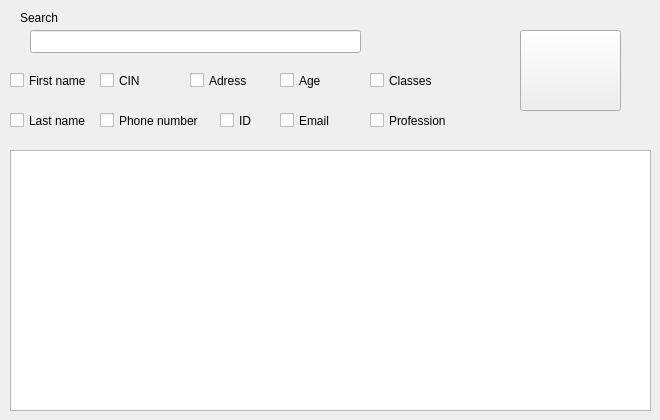
        <widget class="QWidget" name="tab_3">
         <attribute name="icon">
          <iconset resource="../Ressources.qrc">
           <normaloff>:/Icones/Ressources/Search.png</normaloff>:/Icones/Ressources/Search.png</iconset>
         </attribute>
         <attribute name="title">
          <string>search</string>
         </attribute>
         <widget class="QPushButton" name="pushButton">
          <property name="geometry">
           <rect>
            <x>520</x>
            <y>30</y>
            <width>101</width>
            <height>81</height>
           </rect>
          </property>
          <property name="cursor">
           <cursorShape>PointingHandCursor</cursorShape>
          </property>
          <property name="text">
           <string/>
          </property>
          <property name="icon">
           <iconset resource="../Ressources.qrc">
            <normaloff>:/Icones/Ressources/Search.png</normaloff>:/Icones/Ressources/Search.png</iconset>
          </property>
          <property name="iconSize">
           <size>
            <width>68</width>
            <height>68</height>
           </size>
          </property>
         </widget>
         <widget class="QLabel" name="label">
          <property name="geometry">
           <rect>
            <x>20</x>
            <y>10</y>
            <width>57</width>
            <height>15</height>
           </rect>
          </property>
          <property name="text">
           <string>Search</string>
          </property>
         </widget>
         <widget class="QLineEdit" name="lineEdit">
          <property name="geometry">
           <rect>
            <x>30</x>
            <y>30</y>
            <width>331</width>
            <height>23</height>
           </rect>
          </property>
         </widget>
         <widget class="QTableView" name="tableView">
          <property name="geometry">
           <rect>
            <x>10</x>
            <y>150</y>
            <width>641</width>
            <height>261</height>
           </rect>
          </property>
         </widget>
         <widget class="QCheckBox" name="FN">
          <property name="geometry">
           <rect>
            <x>10</x>
            <y>70</y>
            <width>85</width>
            <height>21</height>
           </rect>
          </property>
          <property name="text">
           <string>First name</string>
          </property>
         </widget>
         <widget class="QCheckBox" name="PN">
          <property name="geometry">
           <rect>
            <x>100</x>
            <y>110</y>
            <width>111</width>
            <height>21</height>
           </rect>
          </property>
          <property name="text">
           <string>Phone number</string>
          </property>
         </widget>
         <widget class="QCheckBox" name="ID">
          <property name="geometry">
           <rect>
            <x>220</x>
            <y>110</y>
            <width>51</width>
            <height>21</height>
           </rect>
          </property>
          <property name="text">
           <string>ID</string>
          </property>
         </widget>
         <widget class="QCheckBox" name="CIN">
          <property name="geometry">
           <rect>
            <x>100</x>
            <y>70</y>
            <width>85</width>
            <height>21</height>
           </rect>
          </property>
          <property name="text">
           <string>CIN</string>
          </property>
         </widget>
         <widget class="QCheckBox" name="AGE">
          <property name="geometry">
           <rect>
            <x>280</x>
            <y>70</y>
            <width>85</width>
            <height>21</height>
           </rect>
          </property>
          <property name="text">
           <string>Age</string>
          </property>
         </widget>
         <widget class="QCheckBox" name="LN">
          <property name="geometry">
           <rect>
            <x>10</x>
            <y>110</y>
            <width>85</width>
            <height>21</height>
           </rect>
          </property>
          <property name="text">
           <string>Last name</string>
          </property>
         </widget>
         <widget class="QCheckBox" name="AD">
          <property name="geometry">
           <rect>
            <x>190</x>
            <y>70</y>
            <width>85</width>
            <height>21</height>
           </rect>
          </property>
          <property name="text">
           <string>Adress</string>
          </property>
         </widget>
         <widget class="QCheckBox" name="EMAIL">
          <property name="geometry">
           <rect>
            <x>280</x>
            <y>110</y>
            <width>85</width>
            <height>21</height>
           </rect>
          </property>
          <property name="text">
           <string>Email</string>
          </property>
         </widget>
         <widget class="QCheckBox" name="CL">
          <property name="geometry">
           <rect>
            <x>370</x>
            <y>70</y>
            <width>85</width>
            <height>21</height>
           </rect>
          </property>
          <property name="text">
           <string>Classes</string>
          </property>
         </widget>
         <widget class="QCheckBox" name="PF">
          <property name="geometry">
           <rect>
            <x>370</x>
            <y>110</y>
            <width>85</width>
            <height>21</height>
           </rect>
          </property>
          <property name="text">
           <string>Profession</string>
          </property>
         </widget>
        </widget>
